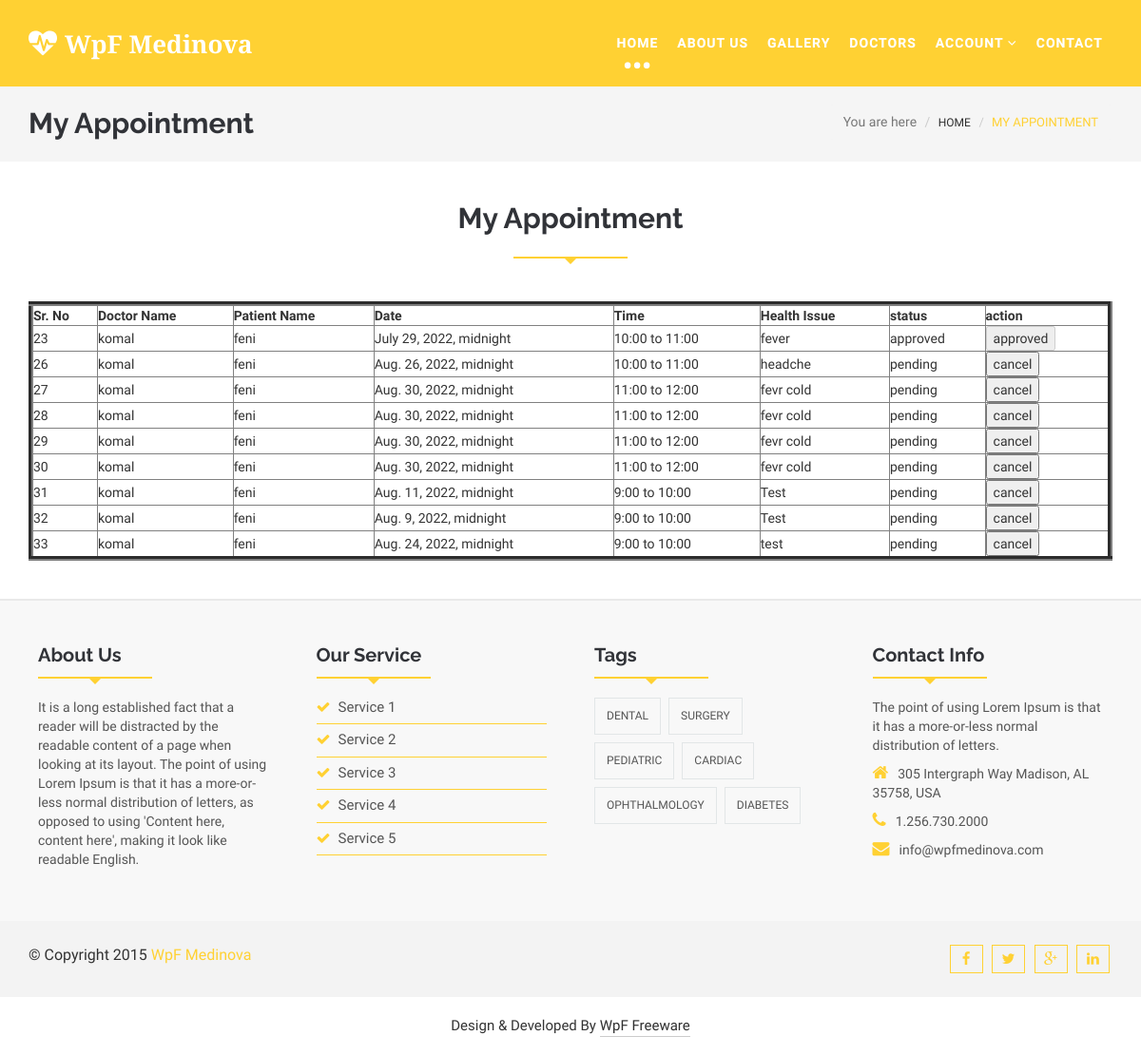
Page /myappointment/ (signed in) on the committed database.
### myapp/models.py (models this page shows, shortened)
class Appointment(models.Model):
	patient=models.ForeignKey(User,on_delete=models.CASCADE,related_name="patient")
	doctor=models.ForeignKey(Doctor_profile,on_delete=models.CASCADE)
	date=models.DateTimeField(default=timezone.now)
	time=models.CharField(max_length=100)
	health_issue=models.TextField()
	status=models.CharField(max_length=100,default="pending")
	prescription=models.TextField(default="not given yet")

class Doctor_profile(models.Model):
	doctor=models.ForeignKey(User,on_delete=models.CASCADE)
	doctor_degree=models.CharField(max_length=100)
	doctor_speciality=models.CharField(max_length=100)
	doctor_starttime=models.CharField(max_length=100)
	doctor_endtime=models.CharField(max_length=100)
	doctor_fees=models.PositiveIntegerField()
	doctor_picture=models.ImageField(upload_to="doctor_picture/")

class User(models.Model):
	fname=models.CharField(max_length=100)
	lname=models.CharField(max_length=100)
	email=models.CharField(max_length=100)
	mobile=models.CharField(max_length=100)
	address=models.TextField()
	password=models.CharField(max_length=100)
	usertype=models.CharField(max_length=100,default="patient")

### myapp/views.py (the view)
# urls.py: path('myappointment/',views.myappointment,name='myappointment'),
def myappointment(request):
	patient=User.objects.get(email=request.session['email'])
	appointments=Appointment.objects.filter(patient=patient)
	appointments1=Appointment.objects.filter(patient=patient,status="pending")
	request.session['appointment_count']=len(appointments1)
	return render(request,'myappointment.html',{'appointments':appointments})

### myapp/templates/myappointment.html (shortened to what this page needs)
{% extends 'header.html' %}
{% load static %}
{% block content %}
<!DOCTYPE html>
<html lang="en">
  <head>
  </head>
  <body>
    <section id="blogArchive">
      <div class="row">
        <div class="col-lg-12 col-md-12">
          <div class="blog-breadcrumbs-area">
            <div class="container">
              <div class="blog-breadcrumbs-left">
                <h2>My Appointment</h2>
              </div>
              <div class="blog-breadcrumbs-right">
                <ol class="breadcrumb">
                  <li>You are here</li>
                  <li><a href="{% url 'index' %}">Home</a></li>
                  <li class="active">My Appointment</li>
                </ol>
              </div>
            </div>
          </div>
        </div>
      </div>
    </section>
    <section id="contact">
      <div class="container">
        <div class="row">
          <div class="col-lg-12 col-md-12 col-sm-12">
            <div class="contact-form">
              <div class="section-heading">
                <h2>My Appointment</h2>
                <div class="line"></div>
              </div>
              <table border="5" width="100%" cellpadding="10px" cellspacing="10px">
                <tr>
                  <th>Sr. No</th>
                  <th>Doctor Name</th>
                  <th>Patient Name</th>
                  <th>Date</th>
                  <th>Time</th>
                  <th>Health Issue</th>
                  <th>status</th>
                  <th>action</th>
                </tr>
                {% for i in appointments %}
                <tr>
                  <td>{{i.id}}</td>
                  <td>{{i.doctor.doctor.fname}}</td>
                  <td>{{i.patient.fname}}</td>
                  <td>{{i.date}}</td>
                  <td>{{i.time}}</td>
                  <td>{{i.health_issue}}</td>
                  <td>{{i.status}}</td>
                  <td>
                    <form method="get" action="{% url 'patient_cancel_appointment' pk=i.pk %}">
                      {% if i.status == 'pending' %}
                        <input type="submit" name="action" value="cancel">
                      {% elif i.status == "completed" %}
                        <input type="submit" name="action" value="completed" disabled>
                      {% else %}
                        <input type="submit" name="action" value="{{i.status}}" disabled>
                      {% endif %}
                    </form>
                  </td>
                </tr>
                {% endfor %}
              </table>
            </div>
          </div>
        </div>
      </div>
    </section>
 </body>
</html>
{% endblock %}

### myapp/templates/header.html (shortened to what this page needs)
{% load static %}
<!DOCTYPE html>
<html lang="en">
   <head>
    <link href="{% static 'css/bootstrap.min.css'%}" rel="stylesheet">
    <link href="{% static 'css/font-awesome.min.css'%}" rel="stylesheet">
    <link id="switcher" href="{% static 'css/themes/default-theme.css'%}" rel="stylesheet">
    <link href="{% static 'css/slick.css'%}" rel="stylesheet">
    <link href="{% static 'style.css'%}" rel="stylesheet">
  </head>
 <body>
    <header id="header">
      <div class="menu_area">
        <nav class="navbar navbar-default navbar-fixed-top" role="navigation">
          <div class="container">
            <div class="navbar-header">
              <a class="navbar-brand" href="index.html"><i class="fa fa-heartbeat"></i>WpF <span>Medinova</span></a>
            </div>
            <div id="navbar" class="navbar-collapse collapse">
              <ul id="top-menu" class="nav navbar-nav navbar-right main-nav">
                <li class="active"><a href="/">Home</a></li>
                <li><a href="{% url 'about' %}">About Us</a></li>
                <li><a href="{% url 'gallery' %}">Gallery</a></li>
                <li><a href="{% url 'doctors' %}">doctors</a></li>
                <li class="dropdown">
                  <a href="#" class="dropdown-toggle" data-toggle="dropdown" role="button" aria-expanded="false">Account <span class="fa fa-angle-down"></span></a>
                  {% if request.session.email %}
                      Logout({{request.session.fname}})</a></li>
                  {% else %}
                    <li><a href="{% url 'signup' %}">Signup</a></li>
                    <li><a href="{% url 'login' %}">Login</a></li>
                  {% endif %}
                 </ul>
                <li><a href="{% url 'contact' %}">Contact</a></li>
            </div>
          </div>
        </nav>
      </div>
    </header>
    {% block content %}
    {% endblock %}
    <footer id="footer">
      <div class="footer-top">
        <div class="container">
          <div class="row">
            <div class="col-lg-3 col-md-3 col-sm-3">
              <div class="single-footer-widget">
                <div class="section-heading">
                <h2>About Us</h2>
                <div class="line"></div>
              </div>
              <p>It is a long established fact that a reader will be distracted by the readable content of a page when looking at its layout. The point of using Lorem Ipsum is that it has a more-or-less normal distribution of letters, as opposed to using 'Content here, content here', making it look like readable English.</p>
              </div>
            </div>
            <div class="col-lg-3 col-md-3 col-sm-3">
              <div class="single-footer-widget">
                <div class="section-heading">
                <h2>Our Service</h2>
                <div class="line"></div>
              </div>
              <ul class="footer-service">
                <li><a href="#"><span class="fa fa-check"></span>Service 1</a></li>
                <li><a href="#"><span class="fa fa-check"></span>Service 2</a></li>
                <li><a href="#"><span class="fa fa-check"></span>Service 3</a></li>
                <li><a href="#"><span class="fa fa-check"></span>Service 4</a></li>
                <li><a href="#"><span class="fa fa-check"></span>Service 5</a></li>
              </ul>
              </div>
            </div>
            <div class="col-lg-3 col-md-3 col-sm-3">
              <div class="single-footer-widget">
                <div class="section-heading">
                <h2>Tags</h2>
                <div class="line"></div>
              </div>
                <ul class="tag-nav">
                  <li><a href="#">Dental</a></li>
                  <li><a href="#">Surgery</a></li>
                  <li><a href="#">Pediatric</a></li>
                  <li><a href="#">Cardiac</a></li>
                  <li><a href="#">Ophthalmology</a></li>
                  <li><a href="#">Diabetes</a></li>
                </ul>
              </div>
            </div>
            <div class="col-lg-3 col-md-3 col-sm-3">
              <div class="single-footer-widget">
                <div class="section-heading">
                <h2>Contact Info</h2>
                <div class="line"></div>
              </div>
              <p>The point of using Lorem Ipsum is that it has a more-or-less normal distribution of letters.</p>
              <address class="contact-info">
                <p><span class="fa fa-home"></span>305 Intergraph Way
                Madison, AL 35758, USA</p>
                <p><span class="fa fa-phone"></span>1.256.730.2000</p>
                <p><span class="fa fa-envelope"></span>info@wpfmedinova.com</p>
              </address>
              </div>
            </div>
          </div>
        </div>
      </div>
      <div class="footer-middle">
        <div class="container">
          <div class="row">
          <div class="col-lg-6 col-md-6 col-sm-6 col-xs-12">
            <div class="footer-copyright">
              <p>&copy; Copyright 2015 <a href="index.html">WpF Medinova</a></p>
            </div>
          </div>
          <div class="col-lg-6 col-md-6 col-sm-6 col-xs-12">
            <div class="footer-social">
                <a href="#"><span class="fa fa-facebook"></span></a>
                <a href="#"><span class="fa fa-twitter"></span></a>
                <a href="#"><span class="fa fa-google-plus"></span></a>
                <a href="#"><span class="fa fa-linkedin"></span></a>
            </div>
          </div>
        </div>
        </div>
      </div>
      <div class="footer-bottom">
        <div class="container">
          <div class="row">
            <div class="col-md-12">
              <p>Design & Developed By <a rel="nofollow" href="http://www.wpfreeware.com/">WpF Freeware</a></p>
            </div>
          </div>
        </div>
      </div>
    </footer>
  </body>
</html>

### myapp/static/css/themes/default-theme.css (style rules this page uses)
.scrollToTop:hover, .scrollToTop:focus,.readmore_area a::before,.sl-slider h2> strong,.sl-slider p> strong, .single-top-feature .readmore_area a span,.service-icon-effect,.service-icon .service-icon-effect:hover,.single-service>h3 a:hover,.single-service>h3 a:focus, .whyChoose-right .media-heading,.whyChoose-right .media:hover .media-icon,.doctors-nav figcaption h2, .testimonial-cotent > p span,.testimonial-nav .slick-dots li.slick-active button::before,.blog-comments-box li > h2,.blog-comments-box li span, .blog-author > ul > li a:hover,.footer-service li > a:hover,.footer-service li > a span,.contact-info > p span,.footer-copyright>p>a, .blog-breadcrumbs-right .breadcrumb > li a:hover,.blog-breadcrumbs-right .breadcrumb > .active,.blog-details blockquote::before,.blog-details blockquote::after, .sidebar-widget p>a,.sidebar-widget>ul li>a:hover,.postnav-left:hover .navg-title,.postnav-right:hover .navg-title,.author-name:hover, .similar-post .media-body a:hover,.similar-post > h2,.nav-tabs > li.active > a, .nav-tabs > li.active > a:focus, .nav-tabs > li.active > a:hover, .button--itzel .button__icon,.button--itzel > span,#myModal .modal-title, .form-submit input:hover,.error-page-area h1,.error-page-area h3 { color: #ffd133; }
.navbar-default { background-color: #ffd133; border-color: #ffd133; }
.navbar-default .navbar-nav > .active > a, .navbar-default .navbar-nav > .active > a:focus, .navbar-default .navbar-nav > .active > a:hover, .navbar-default .navbar-nav > .open > a, .navbar-default .navbar-nav > .open > a:focus, .navbar-default .navbar-nav > .open > a:hover, .dropdown-menu > li > a:hover,.dropdown-menu > li > a:focus,.dropdown-menu > .active > a, .dropdown-menu > .active > a:focus, .dropdown-menu > .active > a:hover, .navbar-default .navbar-nav .open .dropdown-menu > li > a:hover,.readmore_area a span,.single-top-feature, .single-top-feature .readmore_area a::before,.testimonial-nav .slick-dots li.slick-active,figure.blog-figure .image-effect::before, .footer-middle,.social-share ul li > a,.custom-panel .panel-heading a,.nav-tabs > li > a,a.gallery-iteam .image-effect::before,.comments-title::after, .reply-btn,.author-tag { background-color: #ffd133; }
.line { border-bottom: 2px solid #ffd133; background: none repeat scroll 0 0 transparent; height: 1px; margin: 0 auto 45px; padding: 5px; position: relative; width: 120px; }
.line::after, .line::before { border: medium solid transparent; content: " "; height: 0; left: 50%; pointer-events: none; position: absolute; top: 100%; width: 0; }
.line::before { border-width: 9px; margin-left: -6px; }
.line::after { border-top-color: #ffd133; border-width: 8px; margin-left: -8px; }
.footer-service li > a { border-bottom: 1px solid #ffd133; }
.footer-social a { border: 1px solid #ffd133; color: #ffd133; }

### rows in the picture
Appointment: id "23", doctor.doctor.fname "komal", patient.fname "feni", date "July 29, 2022, midnight", time "10:00 to 11:00", health_issue "fever", status "approved", action "approved"
Appointment: id "26", doctor.doctor.fname "komal", patient.fname "feni", date "Aug. 26, 2022, midnight", time "10:00 to 11:00", health_issue "headche", status "pending"
Appointment: id "27", doctor.doctor.fname "komal", patient.fname "feni", date "Aug. 30, 2022, midnight", time "11:00 to 12:00", health_issue "fevr cold", status "pending"
Appointment: id "28", doctor.doctor.fname "komal", patient.fname "feni", date "Aug. 30, 2022, midnight", time "11:00 to 12:00", health_issue "fevr cold", status "pending"
Appointment: id "29", doctor.doctor.fname "komal", patient.fname "feni", date "Aug. 30, 2022, midnight", time "11:00 to 12:00", health_issue "fevr cold", status "pending"
Appointment: id "30", doctor.doctor.fname "komal", patient.fname "feni", date "Aug. 30, 2022, midnight", time "11:00 to 12:00", health_issue "fevr cold", status "pending"
Appointment: id "31", doctor.doctor.fname "komal", patient.fname "feni", date "Aug. 11, 2022, midnight", time "9:00 to 10:00", health_issue "Test", status "pending"
Appointment: id "32", doctor.doctor.fname "komal", patient.fname "feni", date "Aug. 9, 2022, midnight", time "9:00 to 10:00", health_issue "Test", status "pending"
Appointment: id "33", doctor.doctor.fname "komal", patient.fname "feni", date "Aug. 24, 2022, midnight", time "9:00 to 10:00", health_issue "test", status "pending"
